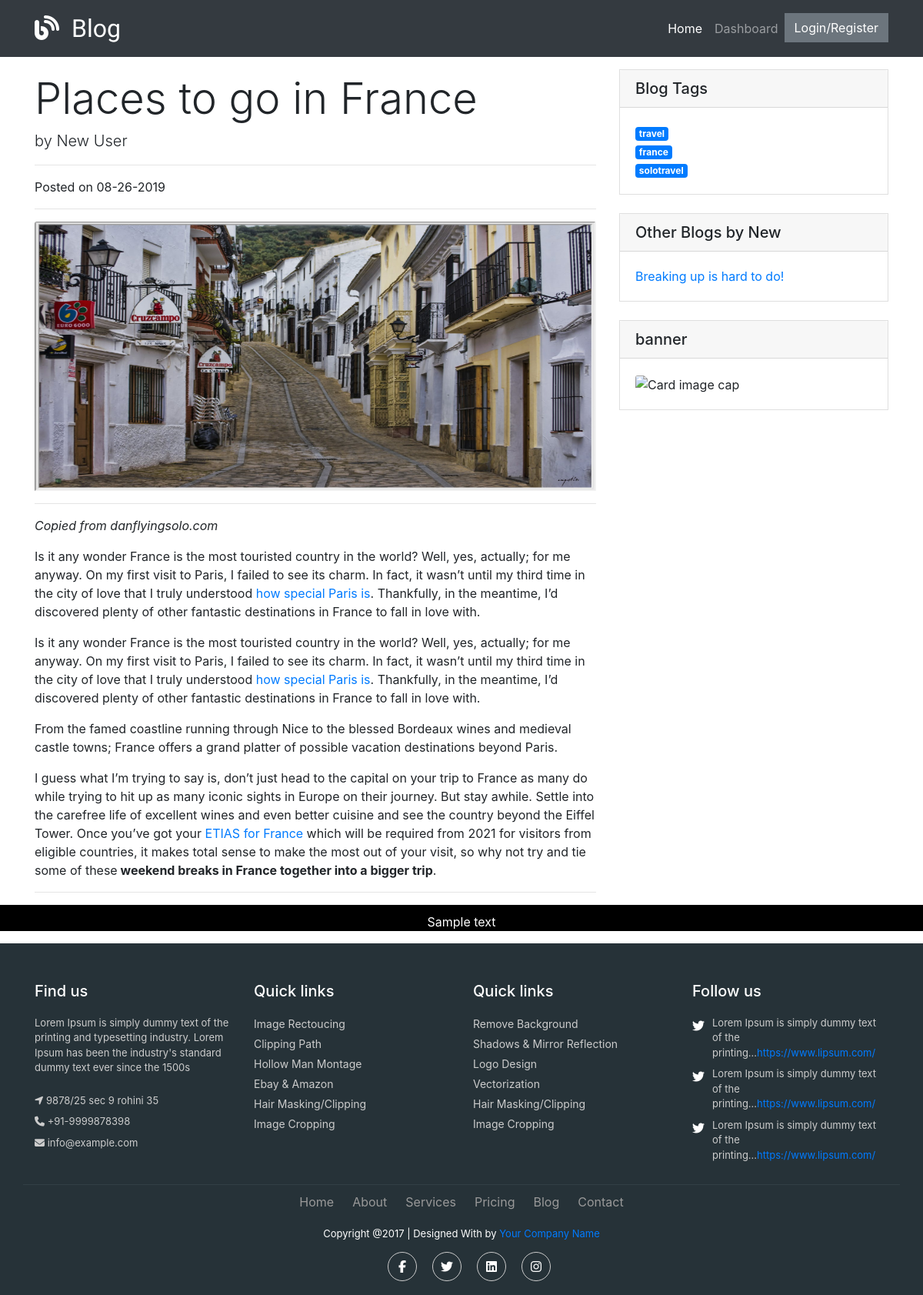
Screenshot of /blogs/2 with the database file from the repository.
### models.py (models this page shows, shortened)
class Blog(db.Model):
    __tablename__ = "blogs"
    id = db.Column(db.Integer, primary_key=True)
    title = db.Column(db.String(55))
    content = db.Column(db.Text)
    user_id = db.Column(db.Integer, db.ForeignKey('user.id'), nullable=False)
    user = db.relationship('User', foreign_keys=[user_id], backref="user_blogs")
    pic_filepath = db.Column(db.Text)
    created_at = db.Column(db.DateTime, server_default=func.now())
    updated_at = db.Column(db.DateTime, server_default=func.now(), onupdate=func.now())
    blog_has_tags = relationship('BlogTag', cascade="all, delete-orphan")

class User(db.Model):
    __tablename__ = "user"
    id = db.Column(db.Integer, primary_key=True)
    first_name = db.Column(db.String(45))
    last_name = db.Column(db.String(45))
    email = db.Column(db.String(45))
    password = db.Column(db.String(100))
    created_at = db.Column(db.DateTime, server_default=func.now())
    updated_at = db.Column(db.DateTime, server_default=func.now(), onupdate=func.now())

class BlogTag(db.Model):
    __tablename__ = "blog_tags"
    id = db.Column(db.Integer, primary_key=True)
    tag_id = db.Column(db.Integer, db.ForeignKey('tags.id'), nullable=False)
    blog_id = db.Column(db.Integer, db.ForeignKey('blogs.id'), nullable=False)
    tag = relationship('Tag', back_populates="tag_has_blogs")
    blog = relationship('Blog', back_populates="blog_has_tags")

class Tag(db.Model):
    __tablename__ = "tags"
    id = db.Column(db.Integer, primary_key=True)
    text = db.Column(db.String(20))
    created_at = db.Column(db.DateTime, server_default=func.now())
    updated_at = db.Column(db.DateTime, server_default=func.now(), onupdate=func.now())
    tag_has_blogs = relationship('BlogTag')

### controller_functions.py (the view)
def show_blog(id):
    blog = Blog.query.get(id)
    return render_template('blog.html', blog=blog)

### templates/blog.html (shortened to what this page needs)
<!DOCTYPE html>
<html lang="en">
<head>
    <link rel="stylesheet" href="https://stackpath.bootstrapcdn.com/bootstrap/4.3.1/css/bootstrap.min.css"
>
    <link rel="stylesheet" href="../static/css/blog.css">
    <link rel="stylesheet" href="../static/css/styles.css">
</head>
<body>
    <nav class="navbar navbar-expand-lg navbar-dark bg-dark static-top">
        <div class="container">
          <a class="navbar-brand text-light" href="/">
                <i class="fas fa-blog mr-3"></i>Blog
            </a>
            <div class="collapse navbar-collapse" id="navbarResponsive">
                <ul class="navbar-nav ml-auto">
                    <li class="nav-item active">
                        <a class="nav-link" href="#">Home
                        </a>
                    </li>
                    <li class="nav-item">
                        <a class="nav-link" href="/">Dashboard</a>
                    </li>
                    <li id="loginNavItem" class="nav-item">
                  {% if not session['userid']  %}
                      <li class="nav-item">
                          <input type="button" value="Login/Register" class="btn btn-secondary"
                          data-toggle="modal" data-target="#loginModal">
                      </li>
                    {% else %}
                    <a id="logoutBtn" class="btn btn-primary text-light" data-redirect="/blogs/{{ blog.id }}">Logout</a>
                    </li>
                   {% endif %}
                </ul>
            </div>
        </div>
    </nav>
    <div class="container">
        <div class="row">
            <div class="col-lg-8">
                <h1 class="mt-4">{{ blog.title }}</h1>
                <p class="lead">
                    by
                    {{ blog.user.first_name }} {{ blog.user.last_name }}
                </p>
                <hr>
                <p>Posted on {{ blog.created_at.strftime('%m-%d-%Y') }}</p>
                <hr>
                <img class="card-img-top" id="blog_img"
                    src="{%  if blog.pic_filepath %}
                      {{ url_for('static', filename='img/blogs/' + blog.pic_filepath)}}
                          {% else %}
                           http://placehold.it/700x400 {% endif %}"
                    alt="Blog picture">
                <hr>
                <p id="blogContent">{{ blog.content | safe}}</p>
                <hr>
            </div>
            <div class="col-md-4">
                <div class="card my-3">
                    <h5 class="card-header">Blog Tags</h5>
                    <div class="card-body">
                        <div class="row">
                            <div class="col-lg-6">
                                <ul id="tags" class="list-unstyled mb-0">
                                    {%  for tag in blog.blog_has_tags %}
                                  <li>
                                    <span class="badge badge-primary">{{ tag.tag.text }}</span>
                                  </li>
                                  {% endfor %}
                                </ul>
                            </div>
                        </div>
                    </div>
                </div>
                <div class="card my-4">
                    <h5 class="card-header">Other Blogs by {{ blog.user.first_name }}</h5>
                    <div class="card-body">
                    <ul id="other-blogs">
                      {%  for other in blog.user.user_blogs %}
                        {%  if other.id != blog.id %}
                          <li><a href="/blogs/{{ other.id }}">{{ other.title }}</a></li>
                      {%  endif %}
                      {%  endfor %}
                    </ul>
                    </div>
                </div>
                <div class="card my-4">
                    <h5 class="card-header">banner</h5>
                    <div class="card-body">
                        <img class="card-img-top"
                            src="https://2.bp.blogspot.com/-vvG5hMTFOro/W6RaoxdAikI/AAAAAAAAK1k/jezYdP7fvfYvt15Jv8a0agrGQE2lMU8YgCKgBGAs/s1600/MASAI-2.jpg"
                            alt="Card image cap">
                    </div>
                </div>
            </div>
        </div>
    </div>
    <div class="reserved-bot">
        <p class="text-center">Sample text</p>
    </div>
    <footer class="footer">
        <div class="container bottom_border">
            <div class="row">
                <div class=" col-sm-4 col-md col-sm-4  col-12 col">
                    <h5 class="headin5_amrc col_white_amrc pt2">Find us</h5>
                    <p class="mb10">Lorem Ipsum is simply dummy text of the printing and typesetting industry. Lorem
                        Ipsum has been the industry's standard dummy text ever since the 1500s</p>
                    <p><i class="fa fa-location-arrow"></i> 9878/25 sec 9 rohini 35 </p>
                    <p><i class="fa fa-phone"></i> +91-9999878398 </p>
                    <p><i class="fa fa fa-envelope"></i> info@example.com </p>
                </div>
                <div class=" col-sm-4 col-md  col-6 col">
                    <h5 class="headin5_amrc col_white_amrc pt2">Quick links</h5>
                    <ul class="footer_ul_amrc">
                        <li><a href="http://webenlance.com">Image Rectoucing</a></li>
                        <li><a href="http://webenlance.com">Clipping Path</a></li>
                        <li><a href="http://webenlance.com">Hollow Man Montage</a></li>
                        <li><a href="http://webenlance.com">Ebay & Amazon</a></li>
                        <li><a href="http://webenlance.com">Hair Masking/Clipping</a></li>
                        <li><a href="http://webenlance.com">Image Cropping</a></li>
                    </ul>
                </div>
                <div class=" col-sm-4 col-md  col-6 col">
                    <h5 class="headin5_amrc col_white_amrc pt2">Quick links</h5>
                    <ul class="footer_ul_amrc">
                        <li><a href="http://webenlance.com">Remove Background</a></li>
                        <li><a href="http://webenlance.com">Shadows & Mirror Reflection</a></li>
                        <li><a href="http://webenlance.com">Logo Design</a></li>
                        <li><a href="http://webenlance.com">Vectorization</a></li>
                        <li><a href="http://webenlance.com">Hair Masking/Clipping</a></li>
                        <li><a href="http://webenlance.com">Image Cropping</a></li>
                    </ul>
                </div>
                <div class=" col-sm-4 col-md  col-12 col">
                    <h5 class="headin5_amrc col_white_amrc pt2">Follow us</h5>
                    <ul class="footer_ul2_amrc">
                        <li><a href="#"><i class="fab fa-twitter fleft padding-right"></i> </a>
                            <p>Lorem Ipsum is simply dummy text of the printing...<a
                                    href="#">https://www.lipsum.com/</a></p>
                        </li>
                        <li><a href="#"><i class="fab fa-twitter fleft padding-right"></i> </a>
                            <p>Lorem Ipsum is simply dummy text of the printing...<a
                                    href="#">https://www.lipsum.com/</a></p>
                        </li>
                        <li><a href="#"><i class="fab fa-twitter fleft padding-right"></i> </a>
                            <p>Lorem Ipsum is simply dummy text of the printing...<a
                                    href="#">https://www.lipsum.com/</a></p>
                        </li>
                    </ul>
                </div>
            </div>
        </div>
        <div class="container">
            <ul class="foote_bottom_ul_amrc">
                <li><a href="http://webenlance.com">Home</a></li>
                <li><a href="http://webenlance.com">About</a></li>
                <li><a href="http://webenlance.com">Services</a></li>
                <li><a href="http://webenlance.com">Pricing</a></li>
                <li><a href="http://webenlance.com">Blog</a></li>
                <li><a href="http://webenlance.com">Contact</a></li>
            </ul>
            <p class="text-center">Copyright @2017 | Designed With by <a href="#">Your Company Name</a></p>
            <ul class="social_footer_ul">
                <li><a href="http://webenlance.com"><i class="fab fa-facebook-f"></i></a></li>
                <li><a href="http://webenlance.com"><i class="fab fa-twitter"></i></a></li>
                <li><a href="http://webenlance.com"><i class="fab fa-linkedin"></i></a></li>
                <li><a href="http://webenlance.com"><i class="fab fa-instagram"></i></a></li>
            </ul>
        </div>
    </footer>
</body>
</html>

### static/css/blog.css (style rules this page uses)
body { line-height: 1.5; }
ul { margin-left: 20px; }
#tags { margin-left: 0 !important; }
#other-blogs { padding: 0; margin: 0; }
#other-blogs li { list-style: outside none none; }
blockquote { font-style: italic; }
#blog_img { max-height: 350px; }
.container { margin: 0 auto; }
.navbar-brand { font-family: 'Grand Hotel', cursive; font-size: 2em; color: white !important; }
.navbar { border-radius: 0 !important; padding: .5rem 1rem; line-height: 1.5; background-color: #343a40; }

### static/css/styles.css (style rules this page uses)
* { margin: 0; padding: 0; }
#blog_img { max-height: 350px; }
.navbar-brand { font-family: 'Grand Hotel', cursive; font-size: 2em; }
.card { border-radius: 0 !important; }
.btn { border-radius: 0 !important; }
html body { height: 100%; margin: 0; }
.fab { color: white; }
h1 { font-size: 3.5rem; font-weight: 300; line-height: 1.1; }
.col_white_amrc { color: #FFF; }
footer { width: 100%; background-color: #263238; min-height: 250px; padding: 10px 0px 25px 0px; }
.pt2 { padding-top: 40px; margin-bottom: 20px; }
footer p { font-size: 13px; color: #CCC; padding-bottom: 0px; margin-bottom: 8px; }
.mb10 { padding-bottom: 15px; }
.footer_ul_amrc { margin: 0px; list-style-type: none; font-size: 14px; padding: 0px 0px 10px 0px; }
.footer_ul_amrc li { padding: 0px 0px 5px 0px; }
.footer_ul_amrc li a { color: #CCC; }
.fleft { float: left; }
.padding-right { padding-right: 10px; }
.footer_ul2_amrc { margin: 0px; list-style-type: none; padding: 0px; }
.footer_ul2_amrc li p { display: table; }
.footer_ul2_amrc li i { margin-top: 5px; }
.bottom_border { border-bottom: 1px solid #323f45; padding-bottom: 20px; }
.foote_bottom_ul_amrc { list-style-type: none; padding: 0px; display: table; margin-top: 10px; margin-right: auto; margin-bottom: 10px; margin-left: auto; }
.foote_bottom_ul_amrc li { display: inline; }
.foote_bottom_ul_amrc li a { color: #999; margin: 0 12px; }
.social_footer_ul { display: table; margin: 10px auto 0 auto; list-style-type: none; }
.social_footer_ul li { padding-left: 20px; padding-top: 10px; float: left; }
.social_footer_ul li a { color: #CCC; border: 1px solid #CCC; padding: 8px; border-radius: 50%; }
.social_footer_ul li i { width: 20px; height: 20px; text-align: center; }
.reserved-bot { background: black; height: 100%; }
.text-center { color: white; padding-top: 10px; }

### rows the page displays
Blog: title "Places to go in France", created_at "08-26-2019", pic_filepath (picture), content "Copied from danflyingsolo.com Is it any wonder France is the most touristed country in the world? Well, yes, actually; for me anyway. On my first visit to Paris, I failed to see its charm. In fact, it wasn’t until my third time in the city of love that I truly understood how special Paris is . Thankfully, in the meantime, I’d discovered plenty of other fantastic destinations in France to fall in love with. Is it any wonder France is the most touristed country in the world? Well, yes, actually; for me anyway. On my first visit to Paris, I failed to see its charm. In fact, it wasn’t until my third time in the city of love that I truly understood how special Paris is . Thankfully, in the…"
User: user.first_name "New", user.last_name "User"
BlogTag: tag.text "travel"
BlogTag: tag.text "france"
BlogTag: tag.text "solotravel"
Blog: title "Breaking up is hard to do!"
